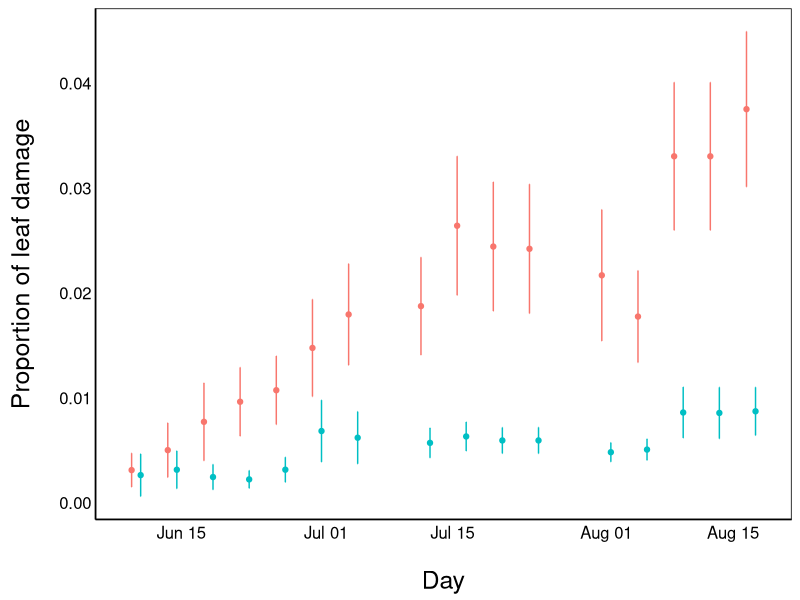
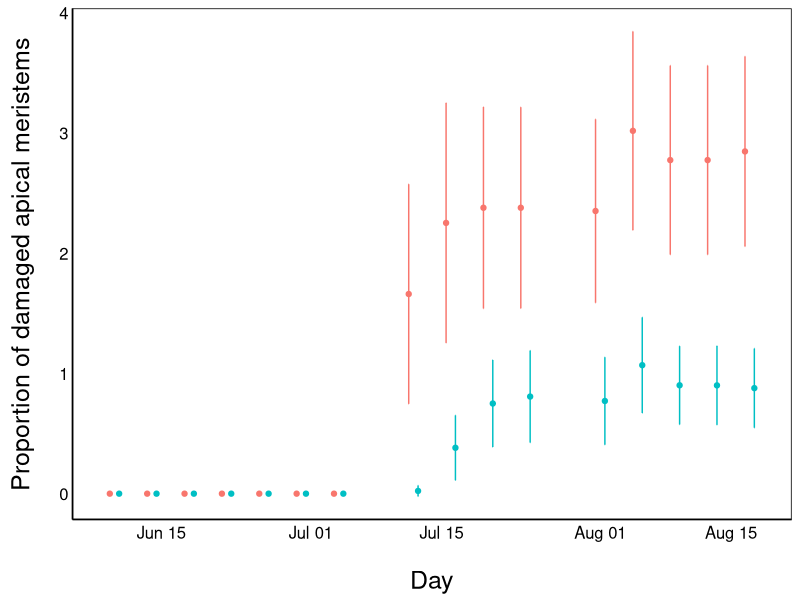
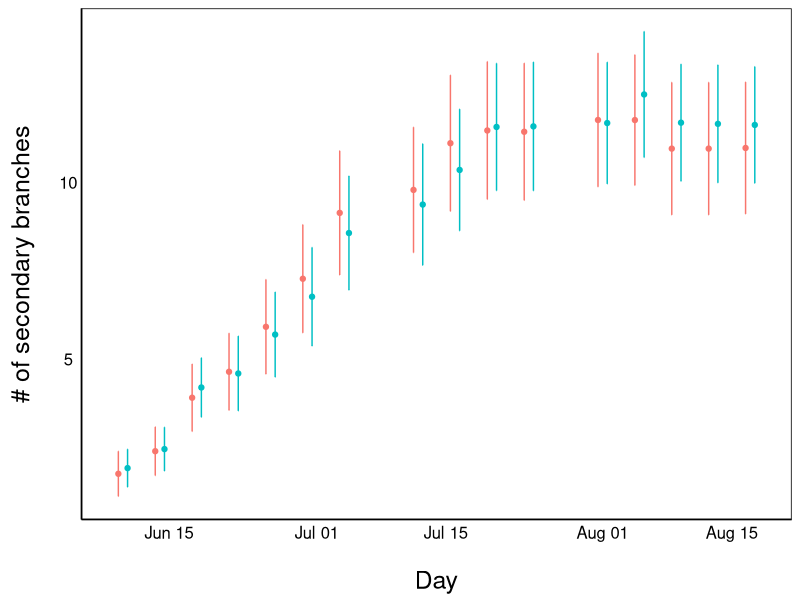
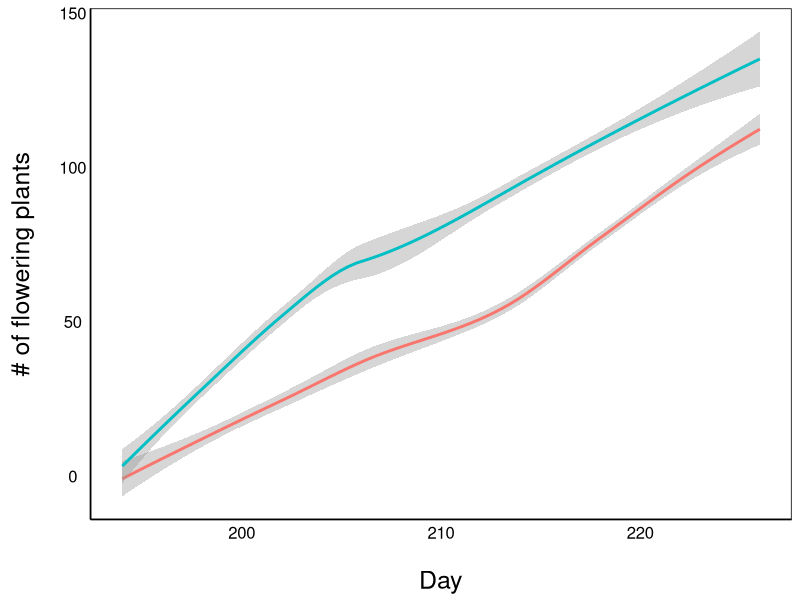

Recreate these plots in R, in order.
## ---- chunk 1
knitr::opts_chunk$set(echo = TRUE)
## ---- chunk 2
# Simplified/clean theme for plotting
theme_simple <- function (base_size = 12, base_family = "") {
  theme_classic(base_size = base_size, base_family = base_family) %+replace%
    theme(
      axis.text = element_text(colour = "black"),
      axis.title.x = element_text(size=18),
      axis.text.x = element_text(size=12),
      axis.title.y = element_text(size=18,angle=90),
      axis.text.y = element_text(size=12),
      axis.ticks = element_blank(),
      panel.background = element_rect(fill="white"),
      panel.border = element_blank(),
      plot.title=element_text(face="bold", size=24),
      legend.position="none"
    )  
}
## ---- chunk 3
library(dplyr)
library(ggplot2)
library(zoo)
library(lubridate)
## ---- chunk 4
ldata<-read.csv("oe3c_dat.csv", header=T)
names(ldata)
## ---- chunk 5
#  Make a new dataframe to hold true dates of the year, rather than only visit date number
Visitdata<-ldata
Visitdata$date<-as.factor(Visitdata$date)

#  Visit dates from 1 to 16 will be bound to actual dates in visitdate
date<-c(1:16)
visitdate<-c("2016/06/10","2016/06/14","2016/06/18","2016/06/22","2016/06/26","2016/06/30","2016/07/04","2016/07/12","2016/07/16","2016/07/20","2016/07/24", "2016/08/01", "2016/08/05", "2016/08/09", "2016/08/13", "2016/08/17")

#  intermediate dataframe Vdat used to add actual dates into Visitdata, which will be used from hence
Vdat<-as.data.frame(cbind(date,visitdate))
Visitdata<- left_join(Visitdata, Vdat)
Visitdata$yday <- yday(Visitdata$visitdate)
## ---- chunk 6
#  Variable to hold the actual Julian dates
ldata$visitdate<-NA
for(i in 1:nrow(Vdat)){
  ldata$visitdate[ldata$date==Vdat$date[i]]<-paste0(Vdat$visitdate[i])
}
ldata$visitdate<-as.factor(ldata$visitdate)
#  Calculate SE for dmg
dmg_sd<-aggregate(dmg_index ~ trt + visitdate,data=ldata,FUN=sd,na.action=na.omit)
names(dmg_sd)[3]<-"dmg_sd"
dmg_N<-aggregate(dmg_index ~ trt + visitdate,data=ldata,FUN=length,na.action=na.omit)
names(dmg_N)[3]<-"dmg_N"

dmgsum<-aggregate(dmg_index ~ trt + visitdate,data=ldata,FUN=mean,na.action=na.omit)
dmgsum<-merge(dmgsum,dmg_sd,by=c("trt","visitdate"))
dmgsum<-merge(dmgsum,dmg_N,by=c("trt","visitdate"))
dmgsum$dmg_se<-dmgsum$dmg_sd/sqrt(dmgsum$dmg_N - 1)
## ---- chunk 7
dmgsum$visitdate<-as.Date(dmgsum$visitdate)
pd <- position_dodge(width = 2)

ggplot(aes(x=visitdate,y=dmg_index,colour=trt),data=dmgsum)+
  geom_errorbar(aes(ymin=dmg_index-1.96*dmg_se, ymax=dmg_index+1.96*dmg_se),position=pd, width=.1)+geom_point(position=pd) +
  theme_simple() +
  xlab("\nDay") +
  ylab("Proportion of leaf damage\n") 
## ---- chunk 8
mod1 <- lm(dmg_index ~ trt*visitdate, data=dmgsum)
anova(mod1)
## ---- chunk 9
#  Undamaged secondary meristems
ldata$sec_ap_un<-ldata$sec_branch-ldata$sec_ap1
#  Rename damaged apical meristems to punctured apical meristem (pct)
ldata$sec_ap_pct<-ldata$sec_ap1


#  Bind the average number of secondary branches with average damaged secondary meristems for each treatment per date 
apsum<-aggregate(cbind(sec_branch,sec_ap_pct) ~ trt + visitdate,data=ldata,FUN=mean,na.action=na.omit)
#  Calculate SE for secondary branches
sec_branch_sd<-aggregate(sec_branch ~ trt + visitdate,data=ldata,FUN=sd,na.action=na.omit)
names(sec_branch_sd)[3]<-"sec_branch_sd"
sec_branch_N<-aggregate(sec_branch ~ trt + visitdate,data=ldata,FUN=length,na.action=na.omit)
names(sec_branch_N)[3]<-"sec_branch_N"
# Calculate SE for proportion damaged secondary branches
sec_ap_pct_sd<-aggregate(sec_ap_pct ~ trt + visitdate,data=ldata,FUN=sd,na.action=na.omit)
names(sec_ap_pct_sd)[3]<-"sec_ap_pct_sd"
sec_ap_pct_N<-aggregate(sec_ap_pct ~ trt + visitdate,data=ldata,FUN=length,na.action=na.omit)
names(sec_ap_pct_N)[3]<-"sec_ap_pct_N"

# Merge everything
apsum<-merge(apsum,sec_branch_sd,by=c("trt","visitdate"))
apsum<-merge(apsum,sec_branch_N,by=c("trt","visitdate"))
apsum$sec_branch_se<-apsum$sec_branch_sd/sqrt(apsum$sec_branch_N - 1)

apsum<-merge(apsum,sec_ap_pct_sd,by=c("trt","visitdate"))
apsum<-merge(apsum,sec_ap_pct_N,by=c("trt","visitdate"))
apsum$sec_ap_pct_se<-apsum$sec_ap_pct_sd/sqrt(apsum$sec_ap_pct_N - 1)

## ---- chunk 10
#  Change date from factor to date. This is for plotting purposes
apsum$visitdate<-as.Date(apsum$visitdate)
#  Add dodge to the points
pd <- position_dodge(width = 2)

ggplot(aes(x=visitdate,y=sec_ap_pct,colour=trt),data=apsum)+
  geom_errorbar(aes(ymin=sec_ap_pct-1.96*sec_ap_pct_se, ymax=sec_ap_pct+1.96*sec_ap_pct_se),position=pd, width=.1)+geom_point(position=pd) +
  theme_simple()+
  xlab("\nDay") +
  ylab("Proportion of damaged apical meristems\n")
## ---- chunk 11
mod1 <- lm(sec_ap_pct ~ trt * visitdate, data=apsum)
anova(mod1)
## ---- chunk 12
ggplot(aes(x=visitdate,y=sec_branch,colour=trt),data=apsum)+
  geom_errorbar(aes(ymin=sec_branch-1.96*sec_branch_se, ymax=sec_branch+1.96*sec_branch_se),position=pd, width=.1)+geom_point(position=pd) +
  theme_simple() +
  xlab("\nDay") +
  ylab("# of secondary branches\n")
## ---- chunk 13
mod1 <- lm(sec_branch ~ trt*visitdate, data=apsum)
anova(mod1)
## ---- chunk 14
## calculate time to flowering, flowering date (relative to start), flowering duration 
fdata<-as.data.frame(unique(Visitdata$indiv))
names(fdata)<-"indiv"
fdata$ftime<-NA ## time to flowering
fdata$fday<-NA ## day of flowering
fdata$fdur<-NA ## duration of flowering

for (ind in unique(Visitdata$indiv)) {
  # subset all rows for this individual
  individualdata<-Visitdata[Visitdata$indiv==ind,]
  # subset out rows with no measurements
  individualdata<-individualdata[!is.na(individualdata$node),]
  # make indicator for days with a flower measurement
  individualdata$indicatorfstart<-ifelse(individualdata$flower>0, TRUE, FALSE)
  # find the first time that flowers is positive 
  floweringday<-min(which(individualdata$indicatorfstart == TRUE))
  # ftime is time to flowering, the day of first flower growth minus the start day of measurement
  fdata[fdata$indiv==ind,]$ftime <- individualdata$yday[floweringday]- individualdata$yday[1]
  # fday is the day that flower growth first appears
  fday<- individualdata$yday[floweringday]
  fdata[fdata$indiv==ind,]$fday<- fday
  # subset data for only the visits with flowering, fruiting, or buds
  individualdata<-individualdata[individualdata$fruit>0 | individualdata$flower >0 | individualdata$bud>0,]
  # new indicator where bud and flowers both equal zero, there will only be fruit measurements
  individualdata$indicatorfend<-ifelse(individualdata$bud==0 & individualdata$flower==0, TRUE, FALSE)
  # find the first day with only fruit measurements, no flowers or buds, taken as maximum from last visit
  durend<- max(which(individualdata$indicatorfend == FALSE))
  # duration of flowering is the last day of flowering minus the first day of flower growth (as calculated above)
  fdata[fdata$indiv==ind,]$fdur<-individualdata$yday[durend] - fday
}

#  Organize the data by treatment (for easy graphing)
fdata<-na.omit(fdata)
fdata$trt<-gsub("[0-9]","",fdata$indiv)
test<-fdata[order(fdata$trt, fdata$ftime),]
test$cumulative<-c(1:109, 1:129)
test<-test[order(test$trt, decreasing=TRUE),]

#  Remove point -- CHECK DATASET FOR PROBLEM
test2 <- test %>% 
  filter(fday <230)
## ---- chunk 15
ggplot(test2, aes(x=fday, y=cumulative, color=trt)) +
  geom_smooth() +
  theme_simple() +
  xlab("\nDay") +
  ylab("# of flowering plants\n")
## ---- chunk 16
mod1 <- lm(fday ~ cumulative * trt, data = test2)
anova(mod1)
## ---- chunk 17
seed_dat <- read.csv("seeds_per_plant.csv", header=T)
names(seed_dat)
